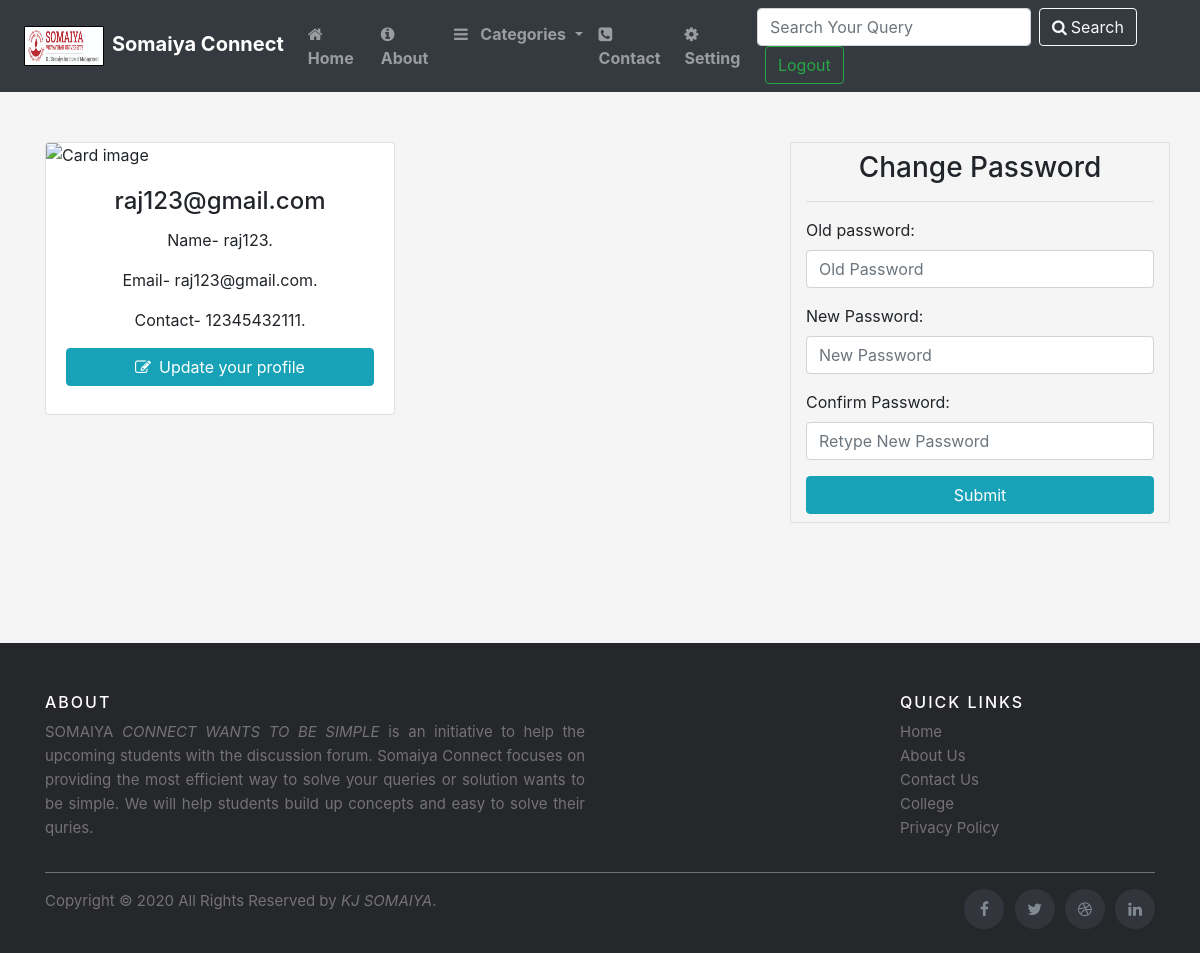
/setting.php (signed in), run on the app's committed database.
### tables this page shows
CREATE TABLE `profiles` (
  `sno` int(8) NOT NULL,
  `user_email` varchar(30) NOT NULL,
  `user_name` varchar(30) NOT NULL,
  `contact` varchar(255) NOT NULL,
  `dt` datetime NOT NULL DEFAULT current_timestamp()
);

### setting.php (the view, shortened to what this page needs)
<!doctype html>
<html lang="en">
<head>
    <link rel="stylesheet" href="https://stackpath.bootstrapcdn.com/bootstrap/4.5.0/css/bootstrap.min.css"
>
    <link rel="stylesheet" href="https://cdnjs.cloudflare.com/ajax/libs/font-awesome/4.7.0/css/font-awesome.min.css">
    <link rel="stylesheet" href="partial/style.css">
</head>
<body>
    <?php include 'partial/_header.php'; ?>
    <?php
include 'partial/db_connect.php';
    ?>
    <div class="container" style="margin-top: 50px;">
        <div class="row">
            <div class="col-lg-4 col-md-4">
                <div class="card" >
                    <img class="card-img-top" src="avtar.jpg" alt="Card image">
                    <div class="card-body text-center">
                        <h4 class="card-title"><?php echo $_SESSION['useremail'];  ?></h4>
                       <?php
                       $email=$_SESSION['useremail'];
                       $query="SELECT * FROM `profiles` WHERE `user_email`='$email'";
                       $res=mysqli_query($conn,$query);
                       $row=mysqli_fetch_array($res,MYSQLI_BOTH);
                       $name=$row['user_name'];
                       $email=$row['user_email'];
                        $contact=$row['contact'];
                        echo '<p class="card-text">Name- '.$name.'. </p><p class="card-text">Email- '.$email.'. </p>
                        <p class="card-text">Contact- '.$contact.'. </p>
                        <a href="profile.php"><button type="submit" class="btn btn-info btn-block my-2"><i
                        class="fa fa-pencil-square-o mr-2" aria-hidden="true"></i>Update your profile</button></a>';
                        ?>
                    </div>
                </div>
            </div>
            <div class="col-lg-4 col-md-4 border m-auto">
                <h3 class="text-center my-2">Change Password</h3>
                <hr>
                <form action="/collage_forum/setting.php" method="post">
                    <div class="form-group">
                        <label for="oldpassword">Old password:</label>
                        <input type="password" class="form-control" id="oldpassword" aria-describedby="passwordHelp"
                            name="oldpassword" placeholder="Old Password" required>
                    </div>
                    <div class="form-group ">
                        <label for="newpassword">New Password:</label>
                        <input type="password" minlength="6" maxlength="23" class="form-control" id="newpassword"
                            name="newpassword" placeholder="New Password" required>
                    </div>
                    <div class="form-group ">
                        <label for="cpassword">Confirm Password:</label>
                        <input type="password" minlength="6" maxlength="23" class="form-control" id="cpassword"
                            name="cpassword" placeholder="Retype New Password" required>
                    </div>
                    <button type="submit" class="btn btn-info btn-block my-2">Submit</button>
            </div>
        </div>
    </div>
    <br><br><br><br><br>
    <?php include 'partial/footer.php';  ?>
</body>
</html>

### partial new/partial/_header.php (style rules this page uses)
body { background-color: #F5F5F5; }

### data on the page
profiles: user_name "raj123", user_email "raj123@gmail.com", contact "12345432111"

### other printed values
$_SESSION['useremail'] "raj123@gmail.com"
